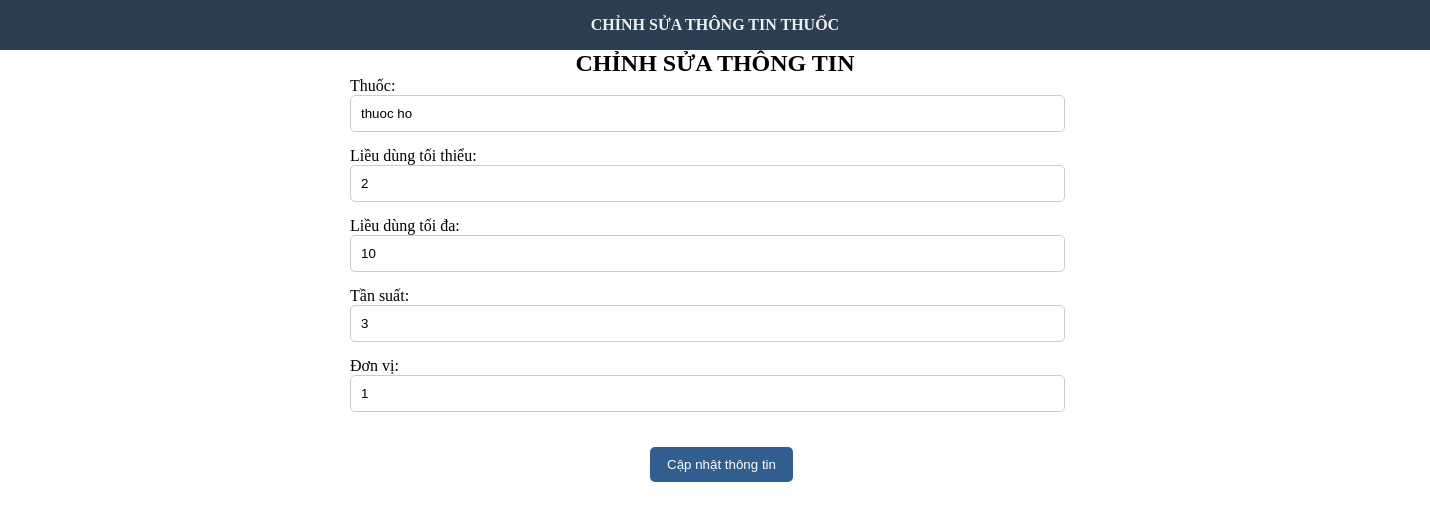
Before: /medicine/edit_medicine.php?medicineId=4 with the older database file.
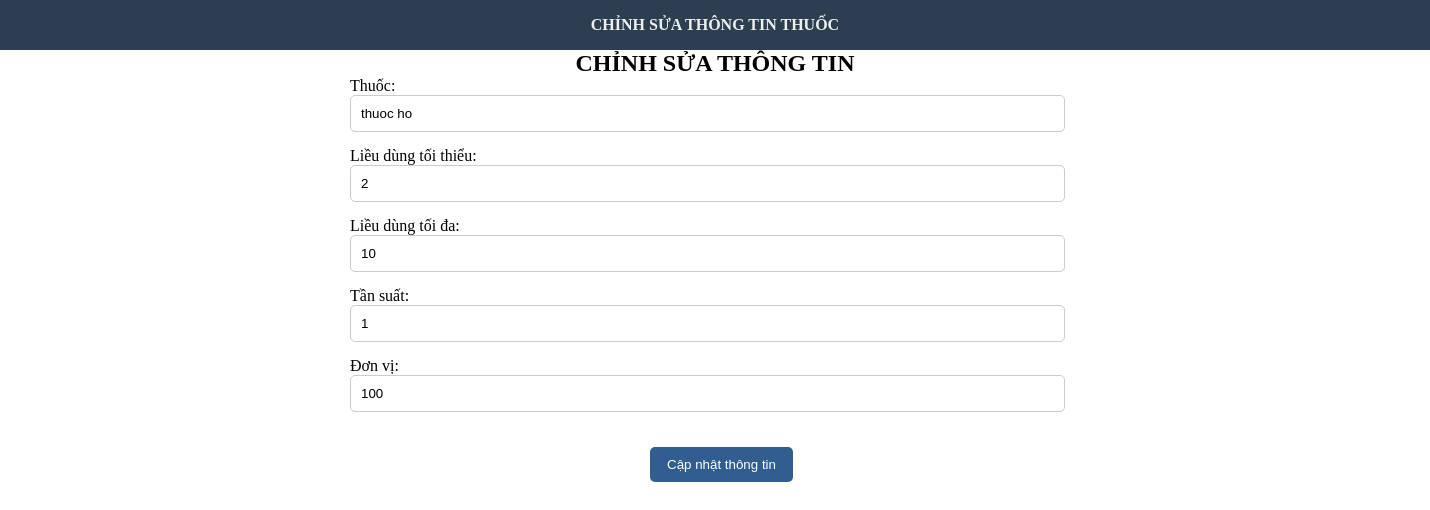
After: the same page with the newer database file.
### tables this page shows
CREATE TABLE `thuoc` (
  `thuocId` int(255) NOT NULL,
  `tenThuoc` varchar(30) NOT NULL,
  `lieuToiThieu` int(255) NOT NULL,
  `LieuToiDa` int(255) NOT NULL,
  `TanXuat` int(255) NOT NULL,
  `Donvi` int(255) NOT NULL
);

### medicine/edit_medicine.php (the view, shortened to what this page needs)
<?php
require_once '../connection/connect.php';
if ($_SERVER['REQUEST_METHOD'] === 'GET' && isset($_GET['medicineId'])) {
  $medicineId = $_GET['medicineId'];
  $sql = "SELECT * FROM thuoc WHERE thuocId = $medicineId";
  $result = mysqli_query($conn, $sql);
  if ($result && mysqli_num_rows($result) > 0) {
    $medicine_data = mysqli_fetch_assoc($result);
  } else {
    echo "Không tìm thấy thông tin thuốc.";
    exit();
  }
} else if ($_SERVER['REQUEST_METHOD'] === "POST") {
  $medicineId = $_GET['medicineId'];
  $updated_name = mysqli_real_escape_string($conn, $_POST['name']);
  $updated_doseMin = $_POST['dosemin'];
  $updated_doseMax = $_POST['dosemax'];
  $updated_frequence = $_POST['frequence'];
  $updated_unit = mysqli_real_escape_string($conn, $_POST['unit']);
  $update_sql = "UPDATE thuoc
                   SET tenThuoc = '$updated_name', lieuToiThieu = $updated_doseMin, LieuToiDa = $updated_doseMax, TanXuat = $updated_frequence, Donvi = '$updated_unit'
                   WHERE thuocId = $medicineId";
  if ($conn->query($update_sql) === TRUE) {
    echo '<script>alert("Thông tin thuốc đã được cập nhật thành công.");';
    echo 'setTimeout(function() { window.location.href = "./index.php"; }, 500);</script>';
    mysqli_close($conn);
    exit();
  } else {
    echo "Lỗi khi cập nhật: " . $conn->error;
  }
}
?>
<!DOCTYPE html>
<html lang="en">
<head>
  <link rel="stylesheet" href="../style_light.css">
</head>
<body>
  <header>
    <a href="../index.php">CHỈNH SỬA THÔNG TIN THUỐC</a>
  </header>
  <div class="edit-patient-form">
    <h2 style="text-align: center;">CHỈNH SỬA THÔNG TIN</h2>
    <form method="post" class="form">
      <div class="f">
        <label for="name">Thuốc:</label>
        <input type="text" class="form-input" name="name" value="<?php echo $medicine_data['tenThuoc']; ?>" placeholder="Tên thuốc">
      </div>
      <div class="f">
        <label for="dosemin">Liều dùng tối thiểu:</label>
        <input type="text" class="form-input" name="dosemin" value="<?php echo $medicine_data['lieuToiThieu']; ?>" placeholder="Liều dùng tối thiểu">
      </div>
      <div class="f">
        <label for="dosemax">Liều dùng tối đa:</label>
        <input type="text" class="form-input" name="dosemax" value="<?php echo $medicine_data['LieuToiDa']; ?>" placeholder="Liều dùng tối đa">
      </div>
      <div class="f">
        <label for="frequence">Tần suất:</label>
        <input type="text" class="form-input" name="frequence" value="<?php echo $medicine_data['TanXuat']; ?>" placeholder="Tần suất">
      </div>
      <div class="f">
        <label for="unit">Đơn vị:</label>
        <input type="text" class="form-input" name="unit" value="<?php echo $medicine_data['Donvi']; ?>" placeholder="Đơn vị">
      </div>
      <button type="submit" class="button-form">Cập nhật thông tin</button>
    </form>
  </div>
</body>
</html>

Changed rows visible on the page:
changed thuoc "thuoc ho": frequence "3" → "1"; unit "1" → "100"
